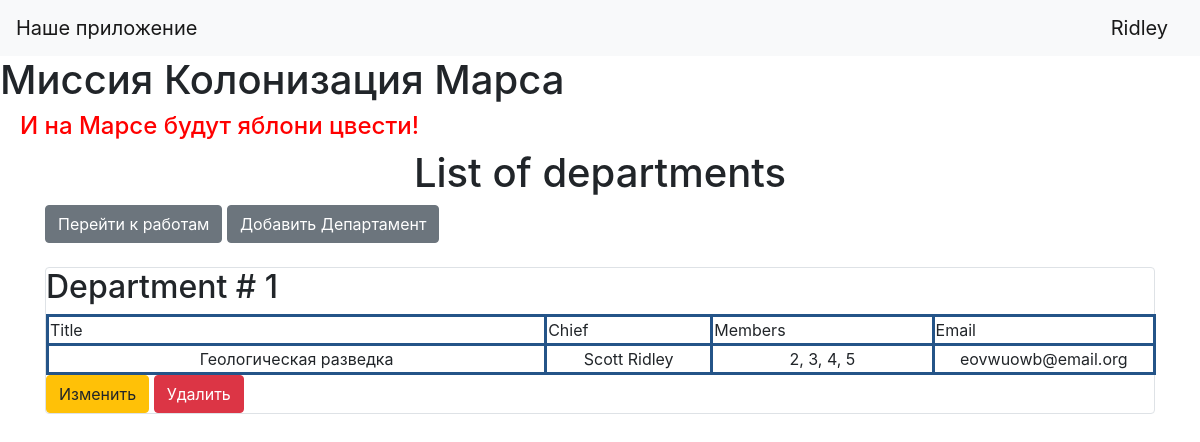
The app's page /departments (signed in), older data.
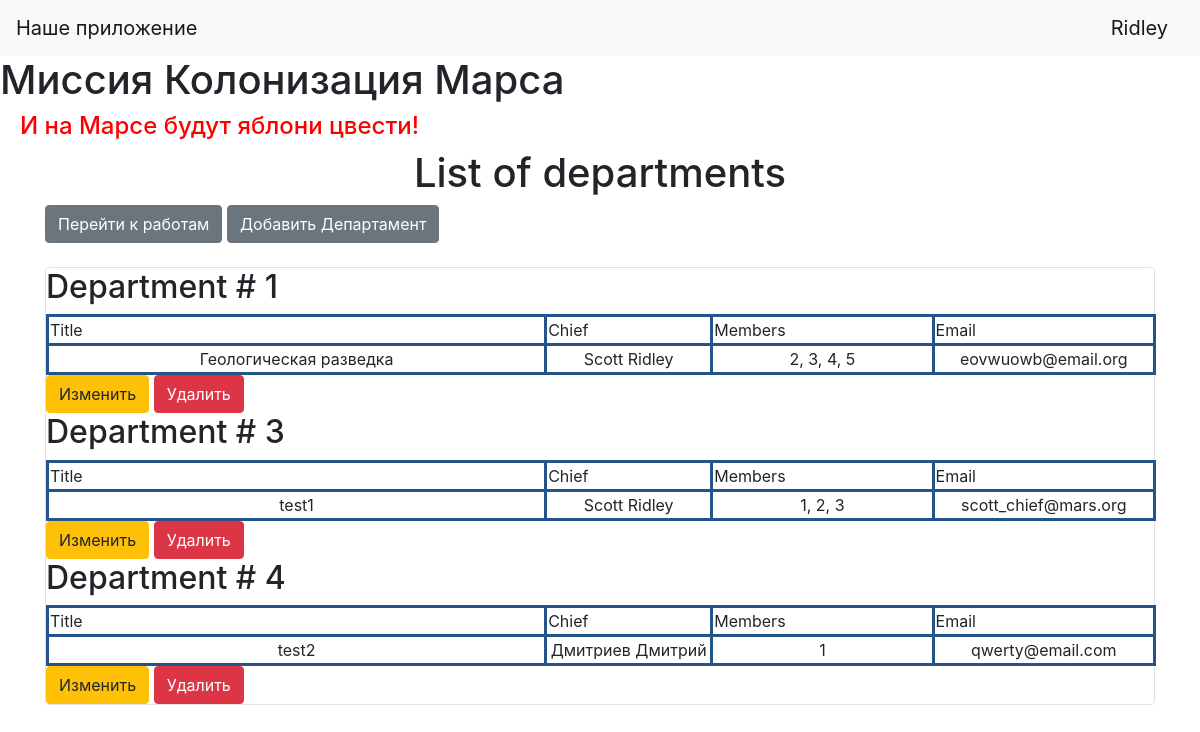
The same page, newer data.
### data/users.py (models this page shows, shortened)
class User(SqlAlchemyBase, UserMixin):
    __tablename__ = 'users'
    id = sqlalchemy.Column(sqlalchemy.Integer,
                           primary_key=True, autoincrement=True)
    surname = sqlalchemy.Column(sqlalchemy.String)
    name = sqlalchemy.Column(sqlalchemy.String)
    age = sqlalchemy.Column(sqlalchemy.Integer)
    position = sqlalchemy.Column(sqlalchemy.String)
    speciality = sqlalchemy.Column(sqlalchemy.String)
    address = sqlalchemy.Column(sqlalchemy.String)
    email = sqlalchemy.Column(sqlalchemy.String,
                              unique=True)
    hashed_password = sqlalchemy.Column(sqlalchemy.String)
    modified_date = sqlalchemy.Column(sqlalchemy.DateTime,
                                      default=datetime.datetime.now)
    jobs = orm.relationship("Jobs", back_populates='user')

### data/departments.py (models this page shows, shortened)
class Department(SqlAlchemyBase):
    __tablename__ = "departments"
    id = sqlalchemy.Column(sqlalchemy.Integer, primary_key=True, autoincrement=True)
    title = sqlalchemy.Column(sqlalchemy.String)
    chief = sqlalchemy.Column(sqlalchemy.Integer, sqlalchemy.ForeignKey("users.id"))
    members = sqlalchemy.Column(sqlalchemy.Integer)
    email = sqlalchemy.Column(sqlalchemy.String)
    user = orm.relationship("User")

### main.py (the view)
@app.route("/departments")
@login_required
def show_departments():
    db_sess = db_session.create_session()
    departments = db_sess.query(Department).all()
    return render_template("departments.html", departments=departments)

### data/db_session.py (called while the page is built)
def create_session() -> Session:
    global __factory
    return __factory()

### main.py (called while the page is built)
@login_manager.user_loader
def load_user(user_id):
    db_sess = db_session.create_session()
    return db_sess.query(User).get(user_id)

### templates/departments.html
{% extends "base.html" %}
{% block content %}
<h1 style="text-align: center">List of departments</h1>
{% if current_user.is_authenticated %}
<a href="/" class="btn btn-secondary">Перейти к работам</a>
<a href="add_departments" class="btn btn-secondary">Добавить Департамент</a><br><br>
{% endif %}
<div class="col-md6 border rounded">
    {% for department in departments %}
    <h2 style="text-align: left">Department # {{department.id}}</h2>
    <div>
        <table>
            <tr>
                <td style="text-align: left; width: 450px">Title</td>
                <td style="text-align: left; width: 150px">Chief</td>
                <td style="text-align: left; width: 200px">Members</td>
                <td style="text-align: left; width: 200px">Email</td>
            </tr>
            <tr>
                <td>{{department.title}}</td>
                <td>{{department.user.surname}} {{department.user.name}}</td>
                <td>{{department.members}}</td>
                <td>{{department.email}}</td>
            </tr>
        </table>
        {% if current_user.is_authenticated and (current_user == department.user or current_user.id == 1) %}
            <div>
            <a href="/edit_department/{{ department.id }}" class="btn btn-warning">
                Изменить
            </a>
            <a href="/delete_department/{{ department.id }}" class="btn btn-danger">
                Удалить
            </a>
        </div>
        {% endif %}
    </div>
    {% endfor %}
</div>
{% endblock %}

### templates/base.html (shortened to what this page needs)
<!doctype html>
<html lang="en">
<head>
    <link rel="stylesheet"
          href="https://stackpath.bootstrapcdn.com/bootstrap/4.4.1/css/bootstrap.min.css"
>
    <link rel="stylesheet" type="text/css" href="{{url_for('static', filename='css/style.css')}}"/>
</head>
<body>
<header>
    <nav class="navbar navbar-light bg-light">
        <a class="navbar-brand" href="#">Наше приложение</a>
        {% if current_user.is_authenticated %}
        <a class="navbar-brand" href="/logout">{{ current_user.name }}</a>
        {% else %}
        <p>
            <a class="btn btn-primary " href="/register">Зарегистрироваться</a>
            <a class="btn btn-success" href="/login">Войти</a>
        </p>
        {% endif %}
    </nav>
</header>
<h1>Миссия Колонизация Марса</h1>
<h4>И на Марсе будут яблони цвести!</h4>
<main role="main" class="container">
    {% block content %}{% endblock %}
</main>
</body>

### static/css/style.css (style rules this page uses)
h4 { color: #ff0000; padding-left: 20px; }
h2 { text-align: center; }
table { width: 1110px; text-align: center; alignment: center; margin: auto; }
table, td, th { border: 3px solid #245488; }

Row changes from the older to the newer data that the page shows:
added Department: id "3", title "test1", user.surname "Scott", user.name "Ridley", members "1, 2, 3", email "scott_chief@mars.org"
added Department: id "4", title "test2", user.surname "Дмитриев", user.name "Дмитрий", members "1", email "qwerty@email.com"
